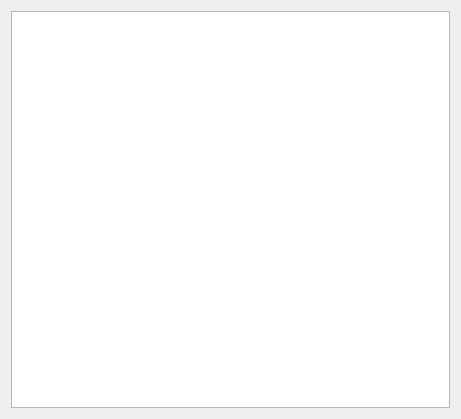
<?xml version="1.0" encoding="UTF-8"?>
<ui version="4.0">
 <class>TestMazeClass</class>
 <widget class="QWidget" name="TestMazeClass">
  <property name="geometry">
   <rect>
    <x>0</x>
    <y>0</y>
    <width>461</width>
    <height>419</height>
   </rect>
  </property>
  <property name="windowTitle">
   <string>TestMaze</string>
  </property>
  <layout class="QGridLayout" name="gridLayout">
   <item row="0" column="0">
    <widget class="QGraphicsView" name="_wDisplay"/>
   </item>
  </layout>
 </widget>
 <layoutdefault spacing="6" margin="11"/>
 <resources/>
 <connections/>
</ui>
